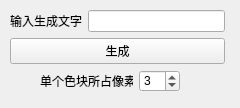
<?xml version="1.0" encoding="UTF-8"?>
<ui version="4.0">
 <class>genqrcode</class>
 <widget class="QWidget" name="genqrcode">
  <property name="geometry">
   <rect>
    <x>0</x>
    <y>0</y>
    <width>240</width>
    <height>108</height>
   </rect>
  </property>
  <property name="minimumSize">
   <size>
    <width>240</width>
    <height>108</height>
   </size>
  </property>
  <property name="maximumSize">
   <size>
    <width>240</width>
    <height>108</height>
   </size>
  </property>
  <property name="windowTitle">
   <string>生成二维码</string>
  </property>
  <property name="windowIcon">
   <iconset resource="../gui/res.qrc">
    <normaloff>:/icon/C:/Users/27698/Downloads/reico.ico</normaloff>:/icon/C:/Users/27698/Downloads/reico.ico</iconset>
  </property>
  <widget class="QWidget" name="layoutWidget">
   <property name="geometry">
    <rect>
     <x>10</x>
     <y>10</y>
     <width>215</width>
     <height>54</height>
    </rect>
   </property>
   <layout class="QVBoxLayout" name="verticalLayout">
    <item>
     <layout class="QHBoxLayout" name="horizontalLayout">
      <item>
       <widget class="QLabel" name="label">
        <property name="text">
         <string>输入生成文字</string>
        </property>
       </widget>
      </item>
      <item>
       <widget class="QLineEdit" name="lineEdit"/>
      </item>
     </layout>
    </item>
    <item>
     <widget class="QPushButton" name="pushButton">
      <property name="text">
       <string>生成</string>
      </property>
     </widget>
    </item>
   </layout>
  </widget>
  <widget class="QWidget" name="layoutWidget">
   <property name="geometry">
    <rect>
     <x>40</x>
     <y>70</y>
     <width>140</width>
     <height>22</height>
    </rect>
   </property>
   <layout class="QHBoxLayout" name="horizontalLayout_2">
    <item>
     <widget class="QLabel" name="label_2">
      <property name="text">
       <string>单个色块所占像素</string>
      </property>
     </widget>
    </item>
    <item>
     <widget class="QSpinBox" name="spinBox">
      <property name="value">
       <number>3</number>
      </property>
     </widget>
    </item>
   </layout>
  </widget>
 </widget>
 <resources>
  <include location="../gui/res.qrc"/>
 </resources>
 <connections/>
</ui>
